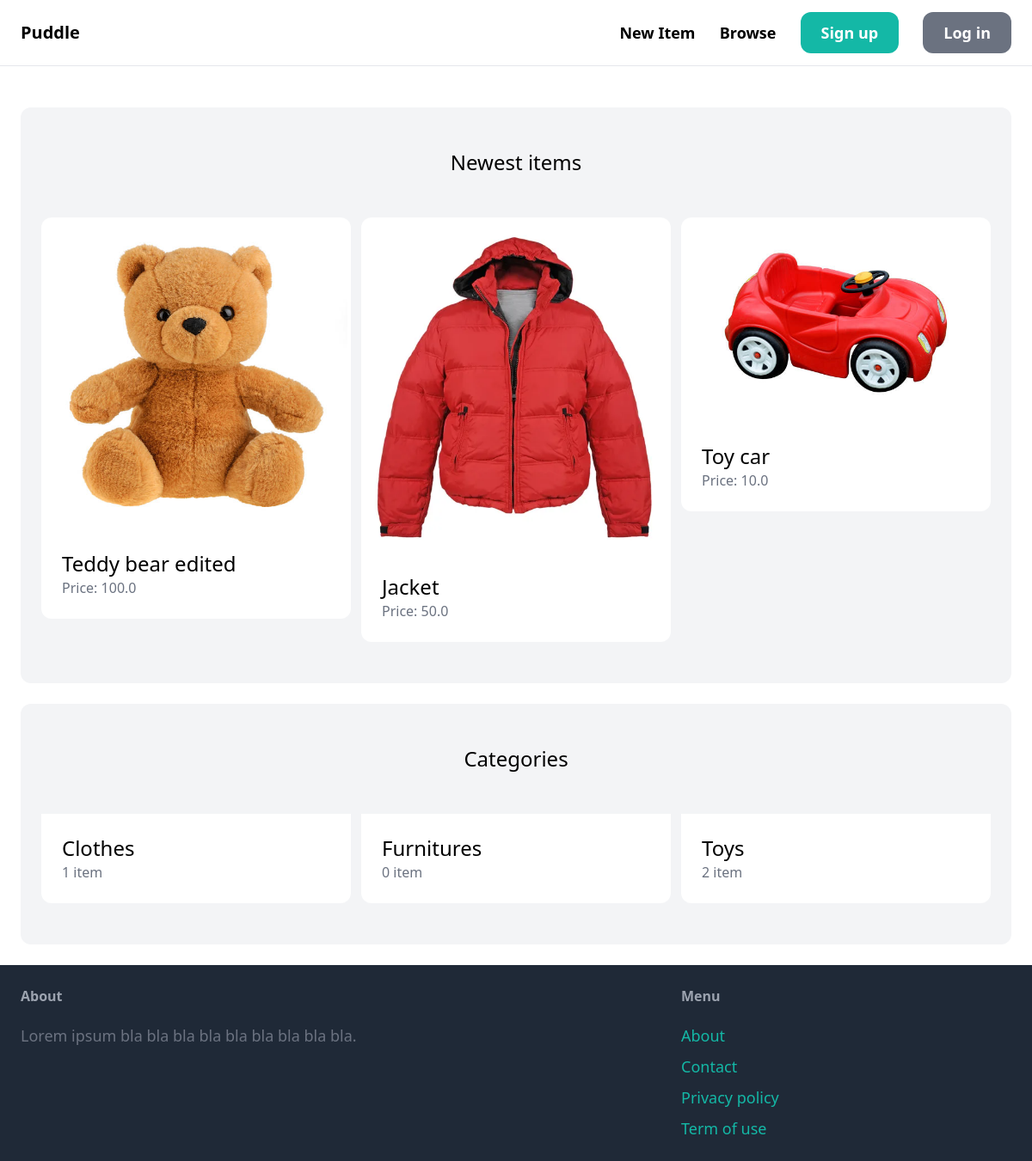
The page / on the database its author committed.
### item/models.py (models this page shows, shortened)
class Item(models.Model):
	category = models.ForeignKey(Category, related_name='items', on_delete=models.CASCADE)
	name = models.CharField(max_length=255)
	description = models.TextField(blank=True, null=True)
	price = models.FloatField()
	image = models.ImageField(upload_to='item_images', blank=True, null=True)
	is_sold = models.BooleanField(default=False)
	created_by = models.ForeignKey(User, related_name='items', on_delete=models.CASCADE)
	created_at = models.DateTimeField(auto_now_add=True)

class Category(models.Model):
	name = models.CharField(max_length=255)
	class Meta:
		ordering = ('name',)
		verbose_name_plural = 'Categories'

### core/views.py (the view)
# urls.py: path('', views.index, name='index'),
def index(request):
	items = Item.objects.filter(is_sold=False)[0:6]
	categories = Category.objects.all()
	return render(request, 'core/index.html', {'categories': categories, 'items': items})

### core/templates/core/index.html (shortened to what this page needs)
{% extends 'core/base.html' %}
{% block content %}
	<div class="mt-6 px-6 py-12 bg-gray-100 rounded-xl">
		<h2 class="mb-12 text-2xl text-center">Newest items</h2>
		<div class="grid grid-cols-3 gap-3">
			{% for item in items %}
				<div>
					<a href="{% url 'item:details' item.id %}">
						<div>
							<img src="{{ item.image.url }}" class="rounded-t-xl">
						</div>
						<div class="p-6 bg-white rounded-b-xl">
							<h2 class="text-2xl">{{ item.name }}</h2>
							<p class="text-gray-500">Price: {{ item.price }}</p>
						</div>
					</a>
				</div>
			{% endfor %}
		</div>
	</div>
	<div class="mt-6 px-6 py-12 bg-gray-100 rounded-xl">
		<h2 class="mb-12 text-2xl text-center">Categories</h2>
		<div class="grid grid-cols-3 gap-3">
			{% for category in categories %}
				<div>
					<a href="#">
						<div class="p-6 bg-white rounded-b-xl">
							<h2 class="text-2xl">{{ category.name }}</h2>
							<p class="text-gray-500">{{ category.items.count }} item</p>
						</div>
					</a>
				</div>
			{% endfor %}
		</div>
	</div>
{% endblock %}

### core/templates/core/base.html (shortened to what this page needs)
<!DOCTYPE html>
<html>
<head>
	<script src="https://cdn.tailwindcss.com"></script>
</head>
<body>
	<nav class="py-6 px-6 flex justify-between items-center border-b border-gray-200">
		<a href="/" class="text-xl font-semibold">Puddle</a>
		<div class="space-x-6">
			<a href="{% url 'item:new' %}" class="text-lg font-semibold hover:text-gray-500">New Item</a>
			<a href="{% url 'item:items' %}" class="text-lg font-semibold hover:text-gray-500">Browse</a>
			{% if request.user.is_authenticated %}
				<a href="{% url 'conversation:inbox' %}" class="px-6 py-3 text-lg font-semibold bg-teal-500 text-white rounded-xl hover:bg-teal-700">Inbox</a>
				<a href="{% url 'dashboard:index' %}" class="px-6 py-3 text-lg font-semibold bg-gray-500 text-white rounded-xl hover:bg-gray-700">Dashboard</a>
			{% else %}
				<a href="{% url 'core:signup' %}" class="px-6 py-3 text-lg font-semibold bg-teal-500 text-white rounded-xl hover:bg-teal-700">Sign up</a>
				<a href="{% url 'core:login' %}" class="px-6 py-3 text-lg font-semibold bg-gray-500 text-white rounded-xl hover:bg-gray-700">Log in</a>
			{% endif %}
		</div>
	</nav>
	<div class="px-6 py-6">
		{% block content %}
		{% endblock %}
	</div>
	<footer class="py-6 px-6 flex justify-between bg-gray-800">
		<div class="w-2/3 pr-10">
			<h3 class="mb-5 font-semibold text-gray-400">About</h3>
			<p class="text-lg text-gray-500">Lorem ipsum bla bla bla bla bla bla bla bla bla.</p>
		</div>
		<div class="w-1/3">
			<h3 class="mb-5 font-semibold text-gray-400">Menu</h3>
			<ul class="space-y-2">
				<li><a href="#" class="text-lg text-teal-500 hover:text-teal-700">About</a></li>
				<li><a href="{% url 'core:contact' %}" class="text-lg text-teal-500 hover:text-teal-700">Contact</a></li>
				<li><a href="#" class="text-lg text-teal-500 hover:text-teal-700">Privacy policy</a></li>
				<li><a href="#" class="text-lg text-teal-500 hover:text-teal-700">Term of use</a></li>
			</ul>
		</div>
	</footer>
</body>
</html>

### rows shown on the page
Item: image (picture), name "Teddy bear edited", price "100.0"
Item: image (picture), name "Jacket", price "50.0"
Item: image (picture), name "Toy car", price "10.0"
Category: name "Clothes", items.count "1"
Category: name "Furnitures", items.count "0"
Category: name "Toys", items.count "2"
